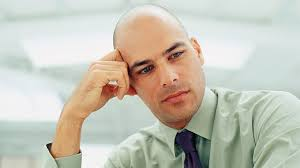
#> input picture OpenCV-Flask-ImageCartoonization/images.jpg, 300 x 168 px
$ python -i cartooncv.py   (imports and definitions only)
#> lines starting #> are read from the running program, lines starting #| are printed output that depends on the picture; after the words box and inside, x2 and y2 are one past the last pixel; in counts of white or black regions, pixels touching at a corner belong together
#> further down, picture is the input picture: shape (168, 300, 3); mean B, G, R 182.5, 195.5, 197.9
import cv2
import sys
import numpy as np
import argparse
from arrays_img import array_display

parser = argparse.ArgumentParser(description="Takes argument for Image cartoonization",
                                    epilog="\u00A9 Oluwabunmi Iwakin")

# Adding arguments
# [2 lines not run here, left out]


def read_image(path: str) -> np.ndarray:
    img = cv2.imread(path)

    #cv2.imshow("Image", img)
    return img

def edge_mask(img: np.ndarray, line_size: int, nblur: int):

    # Extracts edges from an image with specified line size by
    # first converting to a binary image, reducing image noise before extracting egdes

#> called with line_size = 5, nblur = 7
    gray = cv2.cvtColor(img, cv2.COLOR_BGR2GRAY)
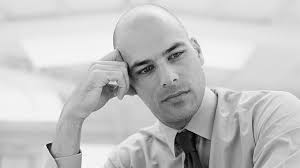
#> gray: shape (168, 300); min 0, max 255, mean 194.7
    blur = cv2.medianBlur(gray, nblur)
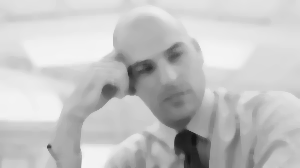
#> blur: shape (168, 300); min 19, max 245, mean 195.4
    edges = cv2.adaptiveThreshold(blur, 255, cv2.ADAPTIVE_THRESH_MEAN_C,
                                  cv2.THRESH_BINARY, line_size, nblur)
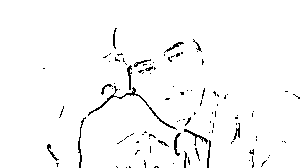
#> edges: shape (168, 300); 97.3% white; black in thin lines or dots, all inside (x1, y1, x2, y2) = (43, 28, 300, 168)
    return edges

def edge_mask2(image, sigma=0.33):

    # compute the median of the single channel pixel intensities
    v = np.median(image)

    # apply automatic Canny edge detection using the computed median
    lower = int(max(0, (1.0 - sigma) * v))
    upper = int(min(255, (1.0 + sigma) * v))
    edged = cv2.Canny(image, lower, upper)

    edged = (255-edged)

    return edged


def color_quantization(img, n):
    """
        Performs color quantization. In simpler terms, this module the Kmeans algorithm to cluster
        all colors into k total colors, thereby quantizing or removing some colors in the process
    """
#> called with n = 9

    # Convert to float to make clustering faster and reshape into 1D array of pixels and 3 color channels
    qimg = np.float32(img).reshape((-1, 3))

    # Splitting criteria
    criteria = (cv2.TERM_CRITERIA_EPS + cv2.TERM_CRITERIA_MAX_ITER, 20, 0.001)

    ret, label, center = cv2.kmeans( qimg, n, None, criteria, 20, cv2.KMEANS_RANDOM_CENTERS) # KMEANS_RANDOM_CENTERS, KMEANS_PP_CENTERS
#> ret = 16744698.1; center = [[99.86, 122.1, 109.3], [141.8, 165.2, 152.9], [94.68, 129, 187.4], [179.7, 195.4, 184.4], [134.5, 173, 216.3], [209.4, 216.5, 205.6], [54.62, 76.68, 138.8], [43.22, 38.7, 43.26], [234.4, 235.3, 229.7]]
    center = np.uint8(center)
#> center = [[99, 122, 109], [141, 165, 152], [94, 129, 187], [179, 195, 184], [134, 173, 216], [209, 216, 205], [54, 76, 138], [43, 38, 43], [234, 235, 229]]
    result = center[label.flatten()]
    result = result.reshape(img.shape)
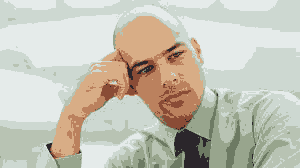
#> result: shape (168, 300, 3); mean B, G, R 182, 195.2, 197.3

    return result


def cartoonize(img, grey = False):
    # Combining all modules together

    cartoon_edge = edge_mask(img, 5, 7)
    # cartoon_edge = edge_mask2(img)  # appx. 4x faster but edge is not as pronounced as desired

    cartoon_colors = color_quantization(img, 9)
    filter_colors = cv2.bilateralFilter(cartoon_colors, 5, 100, 150)

    # Combining lines and colors
    cartoon = cv2.bitwise_and(filter_colors, filter_colors, mask = cartoon_edge)
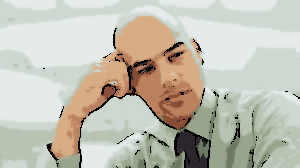
#> cartoon: shape (168, 300, 3); mean B, G, R 179.6, 192.3, 194

    if grey:
        cartoon = cv2.cvtColor(cartoon, cv2.COLOR_BGR2GRAY)
    else:
        cartoon = cv2.cvtColor(cartoon, cv2.COLOR_BGR2RGB)

    return cartoon


# [10 lines not run here, left out]

>>> import cv2
>>> picture = cv2.imread('images.jpg')
>>> result = cartoonize(picture)
